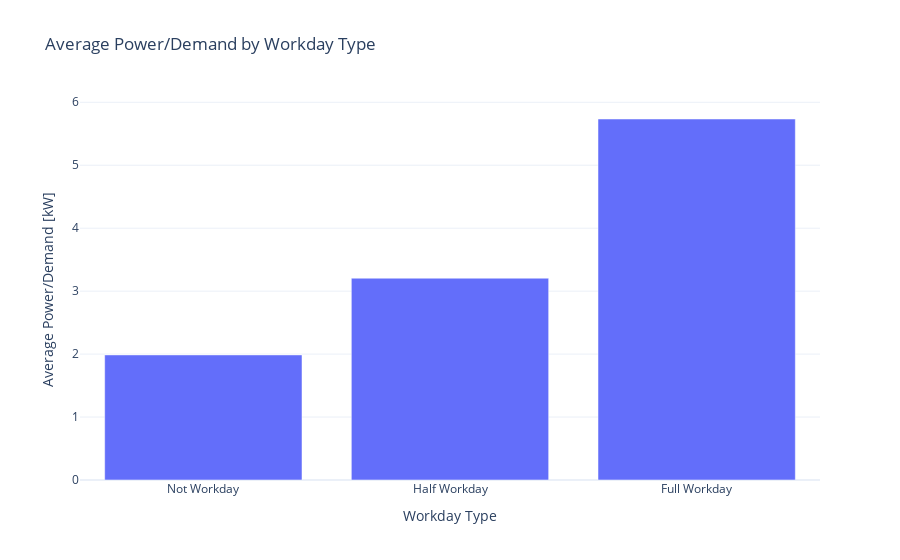

Write notebook code for a chart like this one.
### Code cell
# Average Load Per Workday (workday field) (0 = Not workday, 1 = Full Workday, 2 = Half workday)
avg_load_by_workday = df_1m.groupby("workday")["avg_load"].mean()
fig = go.Figure()
fig.add_trace(
    go.Bar(
        x=["Not Workday", "Half Workday", "Full Workday"],
        y=avg_load_by_workday.values / 1e3,
        name="Average Load"
    )
)
fig.update_layout(
    title="Average Power/Demand by Workday Type",
    xaxis_title="Workday Type",
    yaxis_title="Average Power/Demand [kW]",
    template="plotly_white",
)

### Figure 1 — Plotly figure (JSON) as saved in the notebook; plotly's stock layout.template omitted (floating-point values rounded to 4 significant figures)
{"data": [{"name": "Average Load", "type": "bar", "x": ["Not Workday", "Half Workday", "Full Workday"], "y": [1.987, 3.206, 5.735]}], "layout": {"title": {"text": "Average Power/Demand by Workday Type"}, "xaxis": {"title": {"text": "Workday Type"}}, "yaxis": {"title": {"text": "Average Power/Demand [kW]"}}}}
